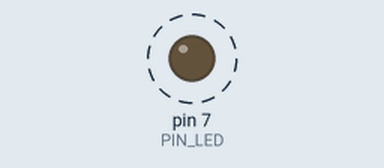
A sketch run on a simulated Arduino Uno, built with avr-gcc and run on an emulated ATmega328P. Shown: output pins drawn as LEDs (lit = HIGH). Dashed ring = blinking. At 3.2 s the program stops and its outputs stay as they are.

Above: at 1.3 s.
Timing chart, 0 to 4.2 s (numbered marks = the images above):
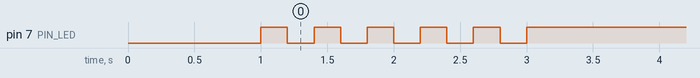

The sketch:

05_practice_2.ino
```cpp
#define PIN_LED 7
unsigned int count;
void setup() {
  // put your setup code here, to run once:
  count = 0;
  pinMode(PIN_LED, OUTPUT);
  digitalWrite(PIN_LED, LOW);
  delay(1000);
  digitalWrite(PIN_LED, HIGH);
  delay(200);
}

void loop() {
  // put your main code here, to run repeatedly:
  digitalWrite(PIN_LED, LOW);
  delay(200);
  digitalWrite(PIN_LED, HIGH);
  delay(200);
  count++;
  if(count == 5) while(1){}
}
```

Measured:
- by itself, pin 7 (PIN_LED): alternates HIGH for 0.20 s and LOW for 0.20 s, 10 changes in all, then stays HIGH
